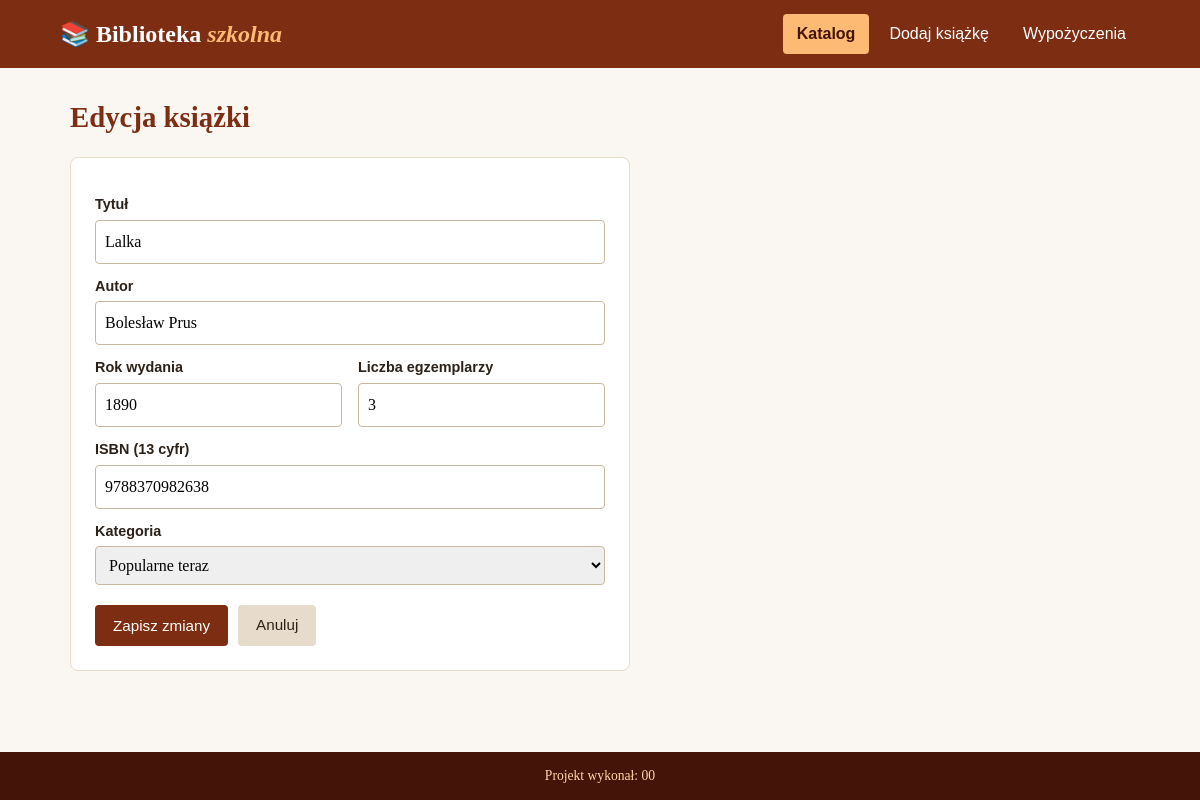
The page /biblioteka/rozwiazanie/edytuj.php?id=2 on the database its author committed.
### tables this page shows
CREATE TABLE `ksiazki` (
  `id` INT NOT NULL AUTO_INCREMENT,
  `tytul` VARCHAR(80) NOT NULL,
  `autor` VARCHAR(50) NOT NULL,
  `rok_wydania` INT NOT NULL,
  `isbn` CHAR(13) NOT NULL,
  `egzemplarze` INT NOT NULL,
  `kategorie_id` INT NOT NULL,
  PRIMARY KEY (`id`),
  KEY `kategorie_id` (`kategorie_id`),
  CONSTRAINT `ksiazki_ibfk_1` FOREIGN KEY (`kategorie_id`) REFERENCES `kategorie` (`id`)
);

### biblioteka/rozwiazanie/edytuj.php (the view, shortened to what this page needs)
<?php
require_once 'polaczenie.php';
$id = 0;
if (isset($_GET['id'])) {
    $id = (int) $_GET['id'];
}
$bledy = array();
if (isset($_POST['tytul'])) {
    $tytul = trim($_POST['tytul']);
    $autor = trim($_POST['autor']);
    $rok = (int) $_POST['rok'];
    $isbn = trim($_POST['isbn']);
    $egzemplarze = (int) $_POST['egzemplarze'];
    $kategoria = (int) $_POST['kategoria'];
    if ($tytul == '') {
        $bledy[] = 'Podaj tytuł.';
    }
    if ($autor == '') {
        $bledy[] = 'Podaj autora.';
    }
    if ($rok < 1400 || $rok > 2026) {
        $bledy[] = 'Rok wydania musi być z przedziału 1400–2026.';
    }
    if (strlen($isbn) != 13) {
        $bledy[] = 'ISBN musi mieć 13 cyfr.';
    }
    if ($egzemplarze < 1) {
        $bledy[] = 'Liczba egzemplarzy musi być co najmniej 1.';
    }
    if (count($bledy) == 0) {
        $t = mysqli_real_escape_string($polaczenie, $tytul);
        $a = mysqli_real_escape_string($polaczenie, $autor);
        $i = mysqli_real_escape_string($polaczenie, $isbn);
        mysqli_query($polaczenie, "UPDATE ksiazki SET tytul = '$t', autor = '$a', rok_wydania = $rok, isbn = '$i', egzemplarze = $egzemplarze, kategorie_id = $kategoria WHERE id = $id;");
        mysqli_close($polaczenie);
        header('Location: index.php?komunikat=zmieniono');
        exit;
    }
    $znaleziona = true;
} else {
    $wynik = mysqli_query($polaczenie, "SELECT tytul, autor, rok_wydania, isbn, egzemplarze, kategorie_id FROM ksiazki WHERE id = $id;");
    $znaleziona = mysqli_num_rows($wynik) == 1;
    if ($znaleziona) {
        $k = mysqli_fetch_row($wynik);
        $tytul = $k[0];
        $autor = $k[1];
        $rok = $k[2];
        $isbn = $k[3];
        $egzemplarze = $k[4];
        $kategoria = $k[5];
    }
}
?>
<!DOCTYPE html>
<html lang="pl">
<head>
    <link rel="stylesheet" href="styl.css">
</head>
<body>
<?php include 'menu.php'; ?>
    <main class="tresc">
        <h1>Edycja książki</h1>
<?php
if (!$znaleziona) {
    echo "<p class='komunikat bledy'>Nie ma książki o podanym identyfikatorze. <a href='index.php'>Wróć do katalogu</a></p>";
} else {
?>
        <form class="formularz" action="edytuj.php" method="post" onsubmit="return sprawdzIsbn()">
            <label for="tytul">Tytuł</label>
            <input type="text" name="tytul" id="tytul" value="<?php echo htmlspecialchars($tytul); ?>">
            <label for="autor">Autor</label>
            <input type="text" name="autor" id="autor" value="<?php echo htmlspecialchars($autor); ?>">
            <div class="wiersz">
                <div>
                    <label for="rok">Rok wydania</label>
                    <input type="number" name="rok" id="rok" value="<?php echo $rok; ?>">
                </div>
                <div>
                    <label for="egzemplarze">Liczba egzemplarzy</label>
                    <input type="number" name="egzemplarze" id="egzemplarze" min="1" value="<?php echo $egzemplarze; ?>">
                </div>
            </div>
            <label for="isbn">ISBN (13 cyfr)</label>
            <input type="text" name="isbn" id="isbn" maxlength="13" value="<?php echo htmlspecialchars($isbn); ?>">
            <label for="kategoria">Kategoria</label>
            <select name="kategoria" id="kategoria">
<?php
    $wynik = mysqli_query($polaczenie, "SELECT id, nazwa FROM kategorie ORDER BY nazwa;");
    while ($wiersz = mysqli_fetch_row($wynik)) {
        $zaznaczona = '';
        if ($wiersz[0] == $kategoria) {
            $zaznaczona = ' selected';
        }
        echo "<option value='$wiersz[0]'$zaznaczona>$wiersz[1]</option>";
    }
?>
            </select>
            <div class="przyciski">
                <button type="submit">Zapisz zmiany</button>
                <a href="index.php" class="przycisk anuluj">Anuluj</a>
            </div>
        </form>
<?php
}
?>
    </main>
    <footer class="stopka">Projekt wykonał: 00</footer>
</body>
</html>

### biblioteka/rozwiazanie/styl.css (style rules this page uses)
* { margin: 0; padding: 0; box-sizing: border-box; }
body { display: flex; flex-direction: column; min-height: 100vh; background-color: #FAF7F2; color: #2B2118; font-family: Georgia, "Times New Roman", serif; line-height: 1.5; }
h1 { margin-bottom: 18px; color: #7C2D12; font-size: 1.8rem; }
.tresc { flex: 1; width: 100%; max-width: 1100px; margin: 0 auto; padding: 28px 20px; }
.formularz { max-width: 560px; padding: 24px; background-color: white; border: 1px solid #E7DCCB; border-radius: 8px; }
label { display: block; margin: 12px 0 4px; font-family: Arial, sans-serif; font-size: 0.9rem; font-weight: bold; }
input, select { width: 100%; padding: 9px; border: 1px solid #C8B8A0; border-radius: 4px; font: inherit; }
.wiersz { display: grid; grid-template-columns: 1fr 1fr; gap: 16px; }
.przyciski { display: flex; gap: 10px; margin-top: 20px; }
button, .przycisk { display: inline-block; padding: 9px 18px; background-color: #7C2D12; color: white; border: none; border-radius: 4px; font-family: Arial, sans-serif; font-size: 0.95rem; text-decoration: none; cursor: pointer; }
.przycisk.anuluj { background-color: #E7DCCB; color: #2B2118; }
.stopka { padding: 14px; background-color: #431407; color: #FED7AA; text-align: center; font-size: 0.85rem; }

### rows shown on the page
ksiazki: tytul "Lalka", autor "Bolesław Prus", rok "1890", egzemplarze "3", isbn "9788370982638"

### other values the page prints
form field kategoria "Popularne teraz"
